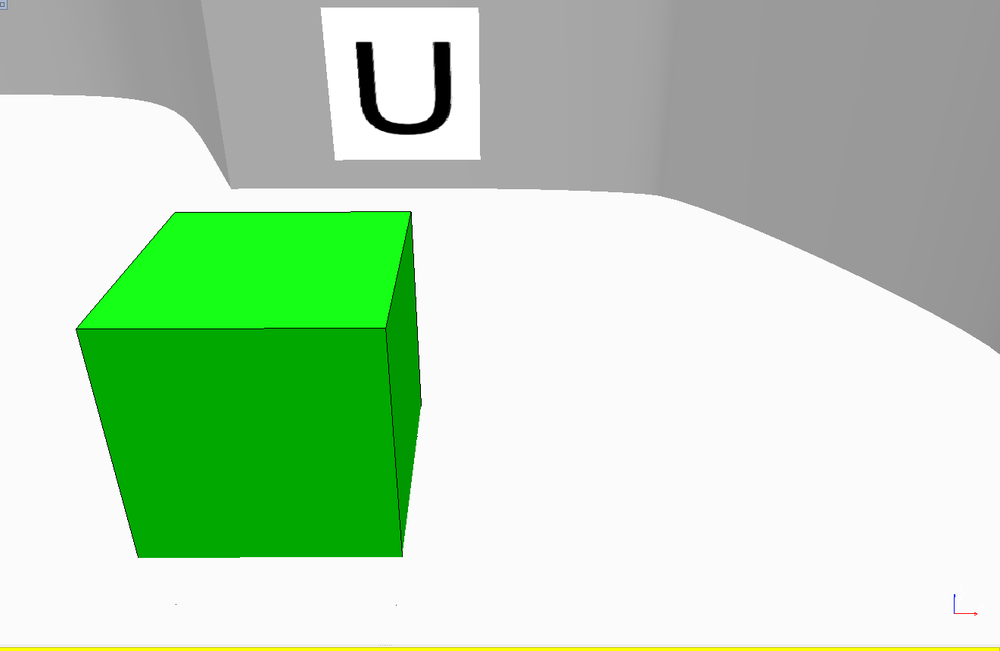
#> input picture client/python/tutorials/vision/img/vision.png, 1000 x 651 px, shrunk from 1321 x 860 before the run
$ python step4_letter_detection.py
#> lines starting #> are read from the running program, lines starting #| are printed output that depends on the picture; after the words box and inside, x2 and y2 are one past the last pixel; in counts of white or black regions, pixels touching at a corner belong together
#> further down, img is the input picture: shape (651, 1000, 3); mean B, G, R 184.6, 215.5, 186
#| Vision image size:  (651, 1000, 3)
import cv2
import numpy
import matplotlib.pyplot as plt


def find_victim_big(img):

	img = cv2.cvtColor(img, cv2.COLOR_BGR2GRAY)
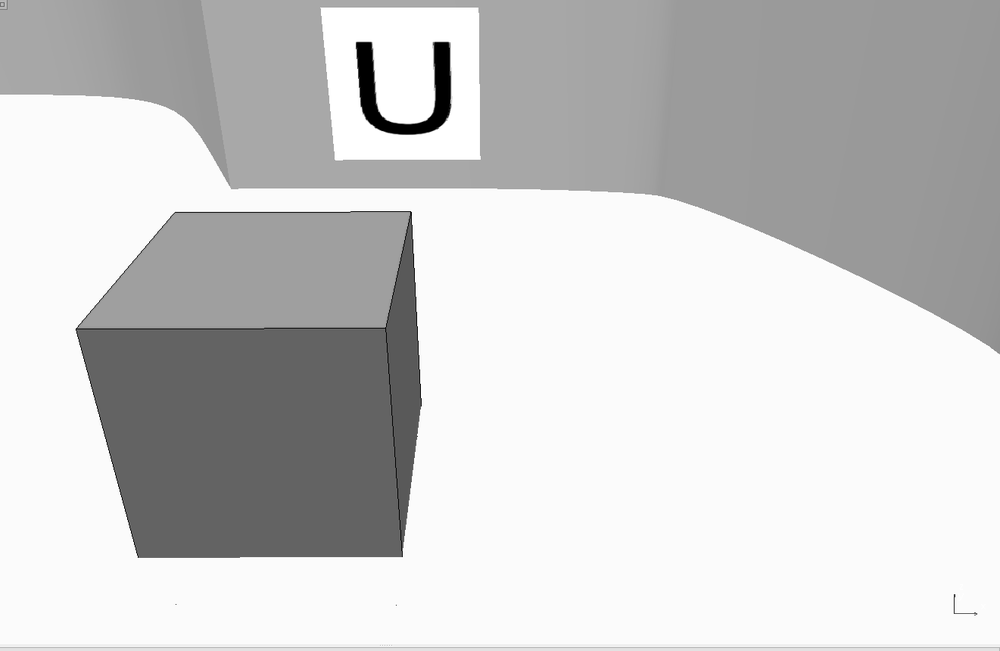
#> img: shape (651, 1000); min 0, max 255, mean 203.2

	# Here, the matter is straight forward. If pixel value is greater than a threshold value,
	# it is assigned one value (may be white), else it is assigned another value (may be black).
	#The function used is cv2.threshold. First argument is the source image, which should be a grayscale image.
	# Second argument is the threshold value which is used to classify the pixel values.
	# Third argument is the maxVal which represents the value to be given if pixel value is more than
	#  (sometimes less than) the threshold value. OpenCV provides different styles of thresholding and
	#  it is decided by the fourth parameter of the function. Different types are:
	# 		cv2.THRESH_BINARY
	# 		cv2.THRESH_BINARY_INV
	# 		cv2.THRESH_TRUNC
	# 		cv2.THRESH_TOZERO
	# 		cv2.THRESH_TOZERO_INV

	ret,thresh1 = cv2.threshold(img,127,255,cv2.THRESH_BINARY)
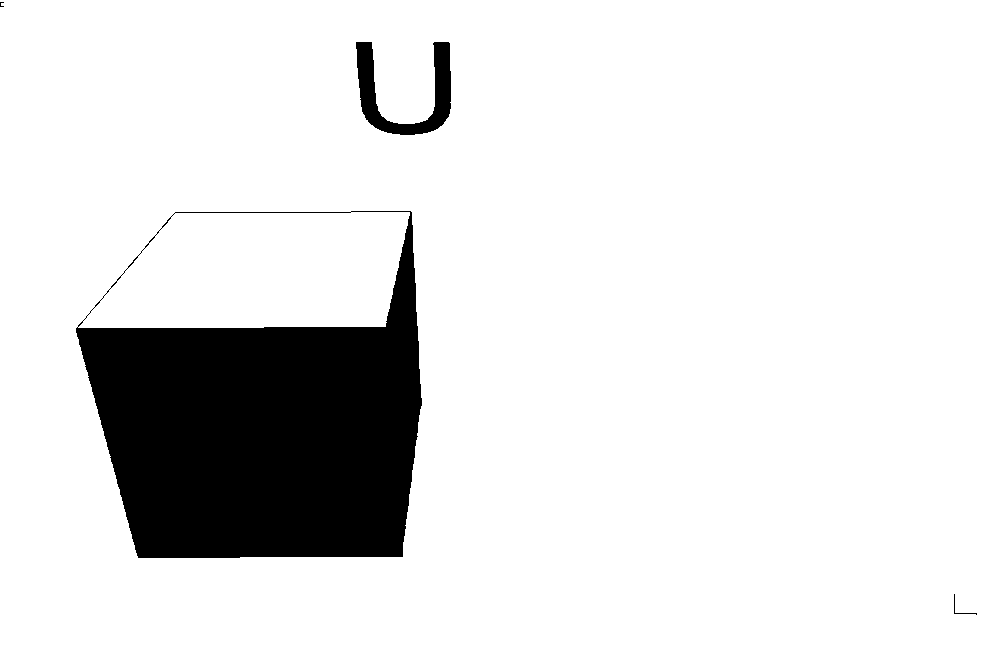
#> thresh1: shape (651, 1000); 88.3% white; 4 black regions (1 under 20 px)

	# Contours can be explained simply as a curve joining all the continuous points (along the boundary),
	# having same color or intensity. The contours are a useful tool for shape analysis and object detection and recognition.
	contours, hierarchy = cv2.findContours(thresh1,cv2.RETR_TREE,cv2.CHAIN_APPROX_SIMPLE)
#> contours = 59 contours, 52 with area under 20; largest, box (x1, y1, x2, y2) and area: (0, 0, 1000, 651) 649334, (75, 210, 423, 559) 73405, (355, 41, 452, 136) 3518, (174, 211, 352, 214) 352, (953, 593, 978, 616) 85, (127, 255, 139, 269) 33, (161, 216, 172, 229) 30

	for cnt in contours:
		x,y,w,h = cv2.boundingRect(cnt)
		#bound the images
		cv2.rectangle(img,(x,y),(x+w,y+h),(0,255,0),3)
#> this loop made 59 passes
#> (cnt, x, y, w, h) on passes 4, 5, 6, 8, 9, 10, 12, 13, 14, 15: ([[82, 320], [83, 319], [84, 320], [83, 321]], 82, 319, 3, 3), ([[83, 319], [84, 318], [85, 319], [84, 320]], 83, 318, 3, 3), ([[84, 318], [85, 317], [86, 318], [85, 319]], 84, 317, 3, 3), ([[86, 315], [87, 314], [88, 315], [87, 316]], 86, 314, 3, 3), ([[87, 314], [88, 313], [89, 314], [88, 315]], 87, 313, 3, 3), ([[88, 313], [89, 312], [90, 313], [89, 314]], 88, 312, 3, 3), ([[90, 310], [91, 309], [92, 310], [91, 311]], 90, 309, 3, 3), ([[91, 309], [92, 308], [93, 309], [92, 310]], 91, 308, 3, 3), ([[92, 308], [93, 307], [94, 308], [93, 309]], 92, 307, 3, 3), ([[93, 307], [94, 306], [95, 307], [94, 308]], 93, 306, 3, 3)
#> (x, y, w, h) on passes 1, 2, 3, 7, 11, 16: (0, 0, 1000, 651), (953, 593, 25, 23), (77, 320, 7, 8), (85, 315, 3, 4), (89, 310, 3, 4), (94, 300, 7, 8)
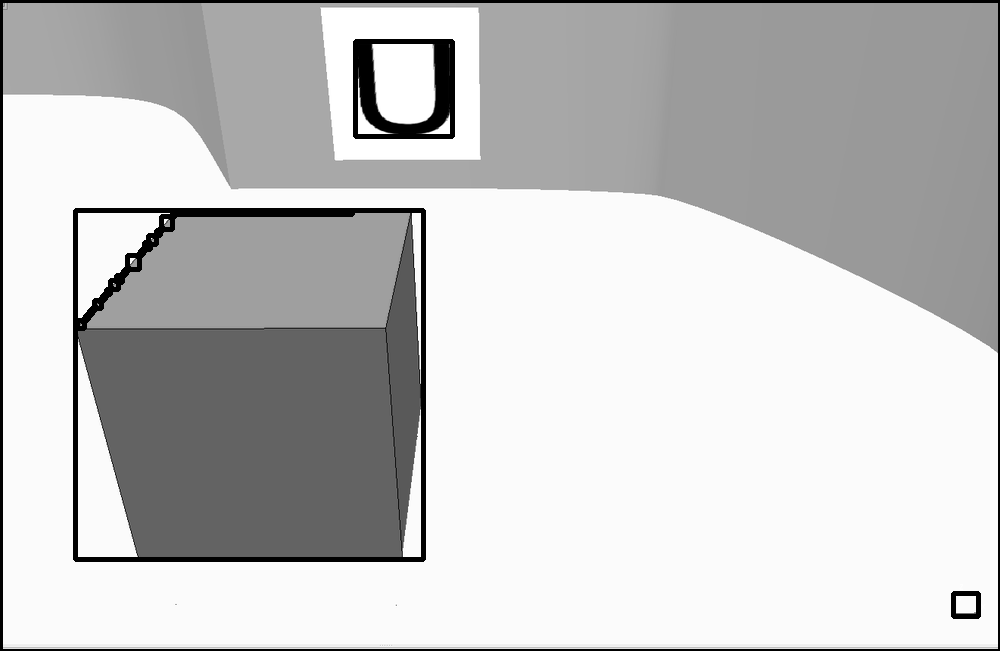
#> img: shape (651, 1000); 3.04% of pixels changed, all inside (x1, y1, x2, y2) = (0, 0, 1000, 651)
	i=0
	victims=[]
	for cnt in contours:
		x,y,w,h = cv2.boundingRect(cnt)
		#following if statement is to ignore the noises and save the images which are of normal size(character)
		#In order to write more general code, than specifying the dimensions as 100,
		# number of characters should be divided by word dimension
		if w>100 and w<130 and h>100 and h<130:
			#save individual images
			victims.append((x,y,h,w))
			i=i+1
#> after the loop, i = 0; victims = []

	return victims

# [46 lines left out: function find_victim, not called in this run]


img = cv2.imread('img/vision.png')  # Read image file
print("Vision image size: ", img.shape) #(860, 1321, 3)


victims = find_victim_big(img)
#> victims = []

if len(victims)> 0:
  x,y,h,w = victims[0]

  img = cv2.rectangle(img, (x,y), (x+w,y+h), color=(255, 0, 0), thickness=4)

else:
   print("No victim found!")

plt.subplot(111), plt.imshow(img, cmap='gray'), plt.title('Victim')  # Plot the Image
plt.show()  # Show the plotter window (You should see the image in a new window now)
